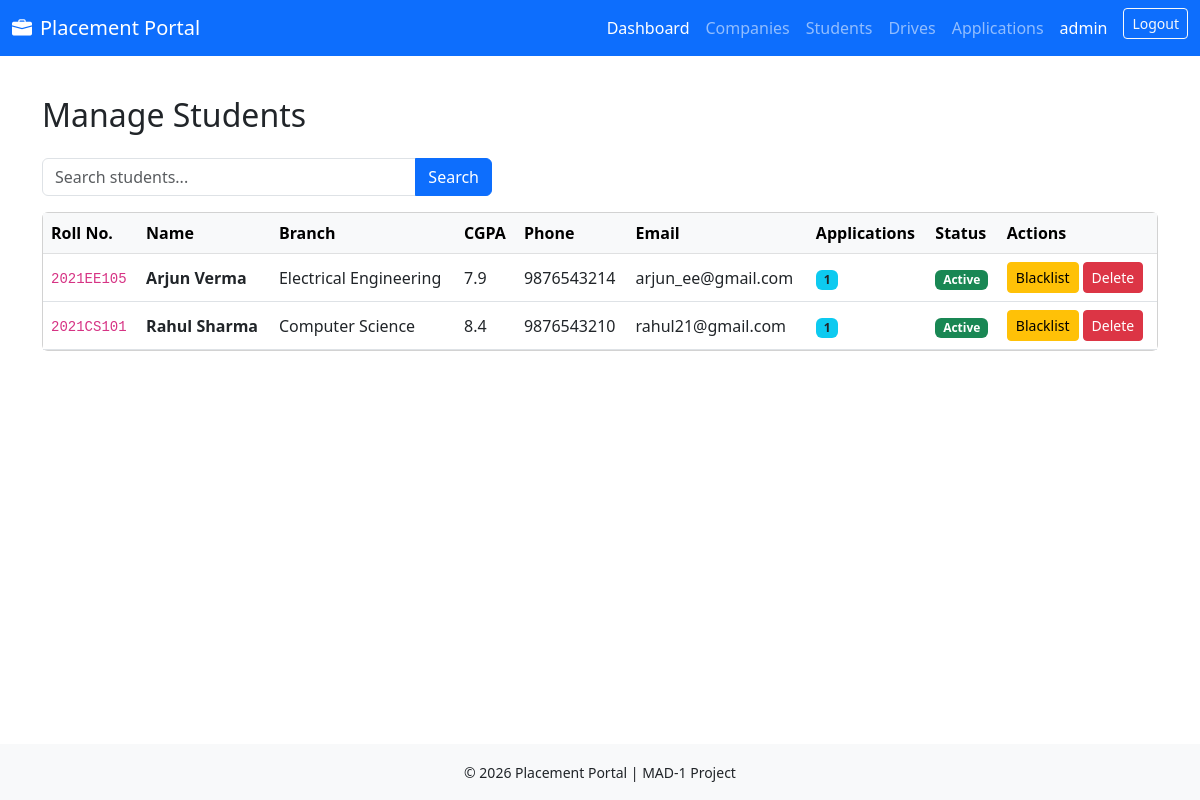
/admin/students (signed in), run on the app's committed database.
### app/models.py (models this page shows, shortened)
class User(db.Model, UserMixin):
    __tablename__ = 'users'
    id = db.Column(db.Integer, primary_key=True)
    username = db.Column(db.String(50), unique=True,nullable=False)
    email = db.Column(db.String(120), unique=True,nullable=False)
    password = db.Column(db.String(200),nullable=False)
    role = db.Column(db.String(20),nullable=False)
    active= db.Column(db.Boolean,default=True)
    is_blacklisted=db.Column(db.Boolean,default=False)
    created_at= db.Column(db.DateTime, default=datetime.utcnow)
    student_profile= db.relationship('Student' , backref='user', uselist= False, cascade='all,delete-orphan')
    company_profile= db.relationship('Company' , backref='user', uselist= False, cascade='all,delete-orphan')
    @property
    def is_active(self):
        return self.active and not self.is_blacklisted

class Student(db.Model):
    __tablename__='students'
    id             = db.Column(db.Integer, primary_key=True)
    user_id        = db.Column(db.Integer,db.ForeignKey('users.id'),nullable=False,unique=True)
    name           = db.Column(db.String(100), nullable=False)
    roll_number    =db.Column(db.String(50),unique=True,nullable=False)
    branch         = db.Column(db.String(100),nullable=False)
    cgpa            =db.Column(db.Float,default=0.0)
    phone           = db.Column(db.String(20),unique=True)
    graduation_year = db.Column(db.Integer)
    resume_filename = db.Column(db.String(200))
    bio             = db.Column(db.Text)
    created_at      = db.Column(db.DateTime, default=datetime.utcnow)
    __table_args__ = (
    CheckConstraint('cgpa >= 0 AND cgpa <= 10', name='check_cgpa_range'),
    )
    applications = db.relationship('Application', backref='student',lazy=True,cascade='all,delete-orphan')

### app/routes/admin.py (the view, shortened to what this page needs)
@admin_bp.route('/students')
@login_required
@admin_required
def students():
    search = request.args.get('search', '').strip()
    query = Student.query
    students_list = query.order_by(Student.id.desc()).all()
    return render_template('admin/students.html', students=students_list, search=search)

### app/models.py (called while the page is built)
@login_manager.user_loader
def load_user(user_id):
    return User.query.get(int(user_id))

### app/routes/admin.py (called while the page is built)
def admin_required(f):
    @wraps(f)
    def decorated_function(*args, **kwargs):
        if not current_user.is_authenticated or current_user.role != 'admin':
            flash('Admin access required.', 'danger')
            return redirect(url_for('auth.login'))
        return f(*args, **kwargs)
    return decorated_function

### app/templates/admin/students.html (shortened to what this page needs)
{% extends 'base.html' %}
{% block content %}
<h2 class="mb-4">Manage Students</h2>
<form method="GET" action="{{ url_for('admin.students') }}" class="mb-3">
    <div class="input-group" style="max-width: 450px;">
        <input type="text" name="search" class="form-control" placeholder="Search students..." value="{{ search }}">
        <button type="submit" class="btn btn-primary">Search</button>
    </div>
</form>
<div class="card">
    <div class="card-body p-0">
        <div class="table-responsive">
            <table class="table table-hover mb-0 align-middle">
                <thead class="table-light">
                    <tr>
                        <th>Roll No.</th>
                        <th>Name</th>
                        <th>Branch</th>
                        <th>CGPA</th>
                        <th>Phone</th>
                        <th>Email</th>
                        <th>Applications</th>
                        <th>Status</th>
                        <th>Actions</th>
                    </tr>
                </thead>
                <tbody>
                    {% for student in students %}
                    <tr>
                        <td><code>{{ student.roll_number }}</code></td>
                        <td>
                            <strong>{{ student.name }}</strong>
                        </td>
                        <td>{{ student.branch }}</td>
                        <td>{{ student.cgpa }}</td>
                        <td>{{ student.phone or '—' }}</td>
                        <td>{{ student.user.email }}</td>
                        <td>
                            <span class="badge bg-info text-dark">{{ student.applications | length }}</span>
                        </td>
                        <td>
                            {% if student.user.is_blacklisted %}
                                <span class="badge bg-dark">Blacklisted</span>
                            {% elif not student.user.active %}
                                <span class="badge bg-secondary">Inactive</span>
                            {% else %}
                                <span class="badge bg-success">Active</span>
                            {% endif %}
                        </td>
                        <td>
                            <div class="d-flex gap-1 flex-wrap">
                                {% if not student.user.is_blacklisted %}
                                <a href="{{ url_for('admin.blacklist_student', student_id=student.id) }}"
                                   class="btn btn-sm btn-warning">
                                   Blacklist</a>
                                {% else %}
                                <a href="{{ url_for('admin.activate_student', student_id=student.id) }}"
                                   class="btn btn-sm btn-success">Activate</a>
                                {% endif %}
                                <form method="POST"
                                      action="{{ url_for('admin.delete_student', student_id=student.id) }}">
                                    <button type="submit" class="btn btn-sm btn-danger">
                                        Delete
                                    </button>
                                </form>
                            </div>
                        </td>
                    </tr>
                    {% else %}
                    <tr>
                        <td colspan="9" class="text-center text-muted py-4">No students found.</td>
                    </tr>
                    {% endfor %}
                </tbody>
            </table>
        </div>
    </div>
{% endblock %}

### app/templates/base.html (shortened to what this page needs)
<!DOCTYPE html>
<html lang="en">
<head>
    <link href="https://cdn.jsdelivr.net/npm/bootstrap@5.3.0/dist/css/bootstrap.min.css" rel="stylesheet">
    <link href="https://cdn.jsdelivr.net/npm/bootstrap-icons@1.11.3/font/bootstrap-icons.css" rel="stylesheet">
</head>
<body>
<nav class="navbar navbar-dark bg-primary">
    <div class="container-fluid">
        <a class="navbar-brand d-flex align-items-center" href="{{ url_for('auth.index') }}">
            <i class="bi bi-briefcase-fill me-2"></i>
            Placement Portal
        </a>
        <div>
            <ul class="navbar-nav flex-row gap-3">
                {% if current_user.is_authenticated %}
                    {% if current_user.role == 'admin' %}
                        <li class="nav-item">
                            <a class="nav-link text-white" href="{{ url_for('admin.dashboard') }}">Dashboard</a>
                        </li>
                        <li class="nav-item">
                            <a class="nav-link" href="{{ url_for('admin.companies') }}">Companies</a>
                        </li>
                        <li class="nav-item">
                            <a class="nav-link" href="{{ url_for('admin.students') }}">Students</a>
                        </li>
                        <li class="nav-item">
                            <a class="nav-link" href="{{ url_for('admin.drives') }}">Drives</a>
                        </li>
                        <li class="nav-item">
                            <a class="nav-link" href="{{ url_for('admin.applications') }}">Applications</a>
                        </li>
                    {% endif %}
                    <li class="nav-item">
                        <span class="nav-link text-white">{{ current_user.username }}</span>
                    </li>
                    <li class="nav-item">
                        <a class="btn btn-outline-light btn-sm" href="{{ url_for('auth.logout') }}">Logout</a>
                    </li>
                {% endif %}
            </ul>
        </div>
    </div>
</nav>
<main class="container mt-4">
    {% block content %}
    {% endblock %}
</main>
<footer class="bg-light text-center py-3 mt-4">
    <small>© 2026 Placement Portal | MAD-1 Project</small>
</footer>
</body>
</html>

### app/templates/base.html (style rules this page uses)
body { min-height: 100vh; display: flex; flex-direction: column; }
main { flex: 1; }

### data on the page
User: username "admin"
Student: roll_number "2021EE105", name "Arjun Verma", branch "Electrical Engineering", cgpa "7.9", phone "9876543214", user.email "arjun_ee@gmail.com", applications|length "1"
Student: roll_number "2021CS101", name "Rahul Sharma", branch "Computer Science", cgpa "8.4", phone "9876543210", user.email "rahul21@gmail.com", applications|length "1"
